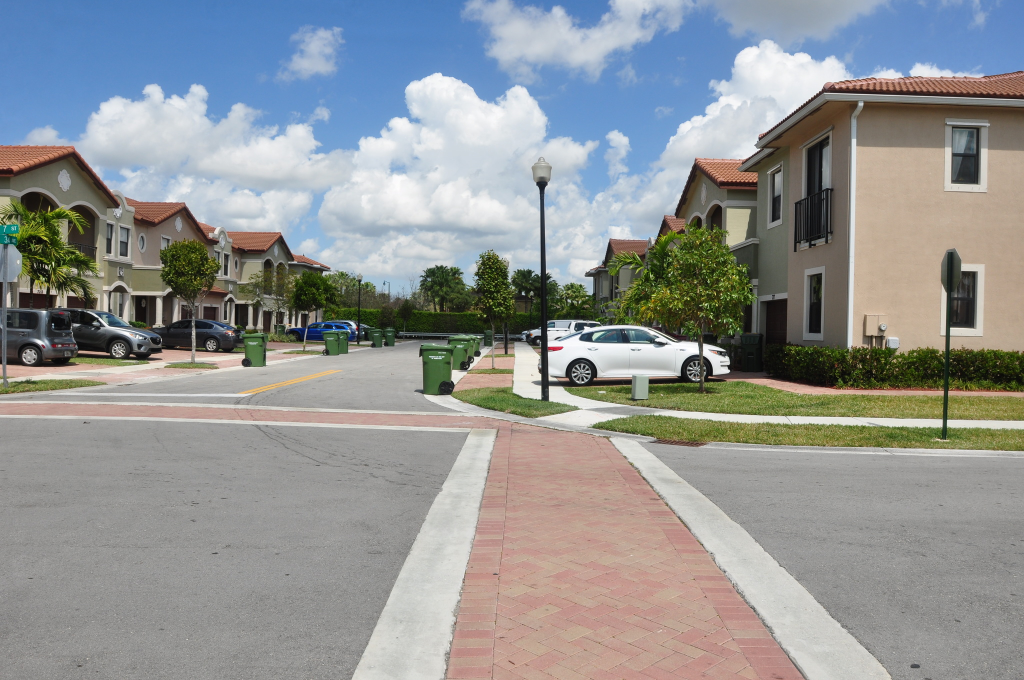
#> input picture HW3/images/Q2/1.jpg, 2048 x 1360 px, found by its file name (shown at 1/2 size); its folder holds 4 pictures in this run
$ jupyter execute --allow-errors Q2.ipynb
#> lines starting #> are read from the running program, lines starting #| are printed output that depends on the picture
#> further down, img is the input picture: shape (1360, 2048, 3); mean B, G, R 148.5, 148.2, 145.4
[cell 1]
from google.colab import drive
#> (the rest of this cell did not finish here and is left out)

<h1>
<font color="#ff2e2e">
Panorama with OpenCV
</font>
</h1>

[cell 2]
import numpy as np
import cv2
import glob
import matplotlib.pylab as plt
import os
from google.colab.patches import cv2_imshow

<h3><font color = "#079e05"> Read input images from 1 to 8 and show them in a row together </font></h3>

[cell 3]
path = '/content/drive/MyDrive/ColabNotebooks/FCV/HW3/images/Q2/'
images = []
#> (the rest of this cell did not finish here and is left out)

<h3><font color = "#079e05"> Initialize OpenCV's image sticher object and then perform the image stitching on input images </font></h3>

[cell 4]
sticher_obj = cv2.Stitcher().create()
(status, output) = sticher_obj.stitch(images)
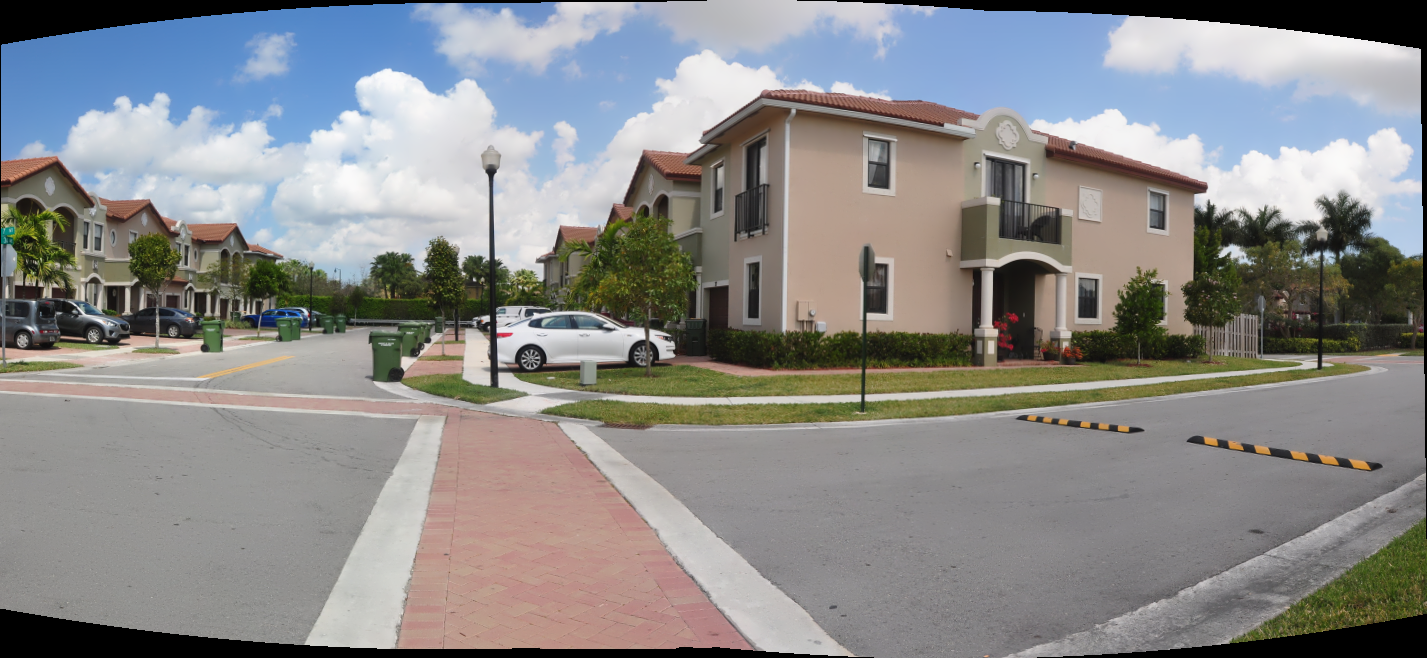
#> output: shape (658, 1427, 3); mean of channels 0, 1, 2 137.9, 138, 137.9; drawn as B, G, R
#> status = 0
